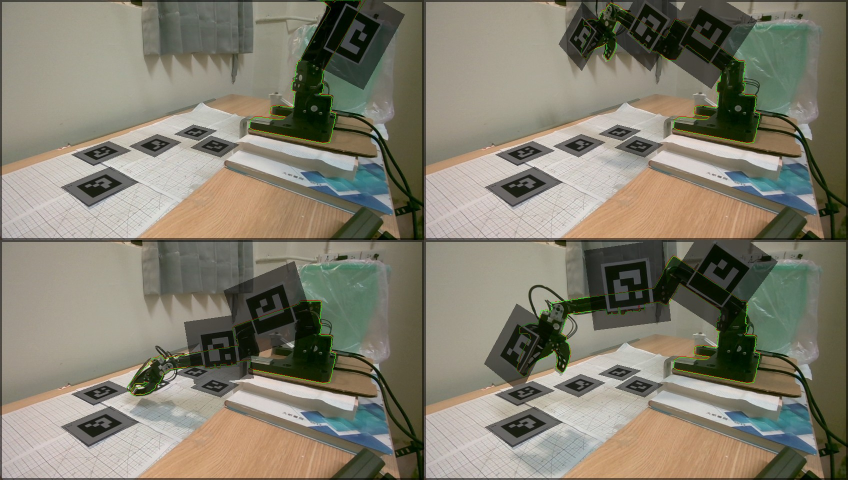
#> input picture calibration/2026-10-29_fl_markerless/camera_cad_overlays.jpg, 1696 x 960 px (shown at 1/2 size)
$ python edges2.py camera_cad_overlays.jpg camera_cad_overlays.jpg
#> lines starting #> are read from the running program, lines starting #| are printed output that depends on the picture
# Base plate edges, v2: bottom = FIRST black->brown transition below the plate (R channel), not the strongest gradient.
import sys, json, numpy as np
from PIL import Image
img, out = sys.argv[1], sys.argv[2]
a = np.asarray(Image.open(img).convert("RGB")).astype(float)
R = a[:, :, 0]; G = np.asarray(Image.open(img).convert("L")).astype(float)
#> after `R = a[:, :, 0]`:
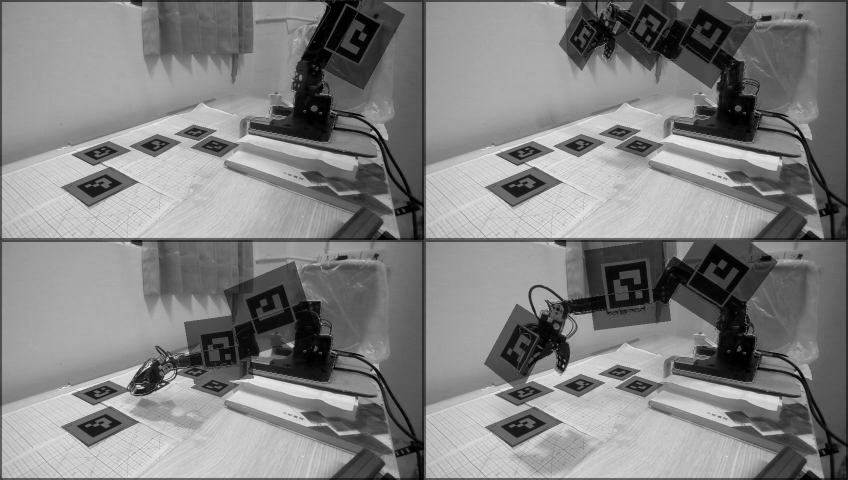
#> R: shape (960, 1696) float64 (shown at 1/2 size); min 0, max 255, mean 129.4
#> after `G = np.asarray(Image.open(img).convert('L')).astype(float)`:
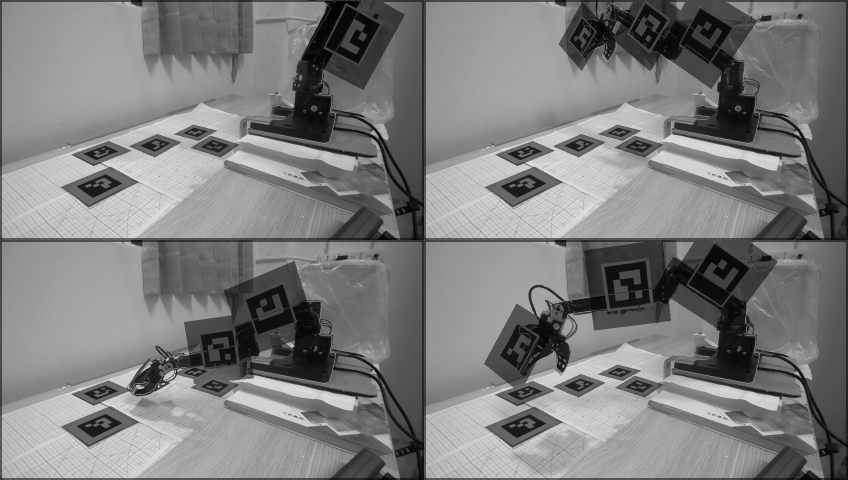
#> G: shape (960, 1696) float64 (shown at 1/2 size); min 0, max 240, mean 124.7
k = np.exp(-0.5*(np.arange(-3, 4)/1.0)**2); k /= k.sum()
bottom = []
for u in range(773, 829):
    p = np.convolve(R[300:365, u-1:u+2].mean(1), k, "same")
    start = 15                                   # v=315, inside the plate for every column used
    plate = np.median(p[start-8:start])
    for i in range(start, len(p)-1):
        thr = plate + 10.0
        if p[i] < thr <= p[i+1]:
            bottom.append((u, 300 + i + (thr - p[i])/(p[i+1]-p[i]))); break
#> this loop made 56 passes
#> plate on passes 1 to 12: 77.89, 82.64, 75.26, 53.45, 30.02, 14.19, 13.72, 11.85, 17.29, 28.5, 47.19, 65.31
#> after the loop, bottom = [(773, 344.7), (774, 348.3), (775, 349.6), (776, 349), (777, 349.2), (778, 349.6), (779, 351.3), (780, 315.4), (781, 317.7), (782, 320.2), (783, 323.3), (784, 326.3)]
left = []
for v in range(298, 318):
    p = np.convolve(G[v-1:v+2, 745:800].mean(0), k, "same")
    d = -np.gradient(p); i = int(np.argmax(d[3:-3])) + 3
    a_, b_, c_ = d[i-1], d[i], d[i+1]; off = 0.5*(a_-c_)/(a_-2*b_+c_)
    left.append((745 + i + off, v))
#> this loop made 20 passes
#> (i, a_, b_, c_, off) on passes 1 to 12: (15, 26.07, 41.43, 38.1, 0.322), (16, 36.24, 40.35, 25.35, -0.285), (16, 25.63, 36.88, 30.04, 0.122), (17, 29.95, 32.46, 19.3, -0.34), (17, 24.47, 33.95, 25.07, 0.0164), (17, 23, 35.68, 30.57, 0.213), (17, 22.72, 36.8, 34.88, 0.38), (18, 35.64, 37.62, 22.79, -0.382), (18, 31.84, 38.21, 27.54, -0.126), (18, 27.02, 37.37, 31.82, 0.151), (18, 22.99, 35.36, 34.54, 0.438), (19, 32.74, 35.84, 23.7, -0.297)
#> after the loop, left = [(760.3, 298), (760.7, 299), (761.1, 300), (761.7, 301), (762, 302), (762.2, 303), (762.4, 304), (762.6, 305), (762.9, 306), (763.2, 307), (763.4, 308), (763.7, 309), (763.9, 310), (764.2, 311), (764.5, 312), (764.8, 313), (765, 314), (765.2, 315), (765.6, 316), (765.8, 317)]
B = np.array(bottom); L = np.array(left)
#> after `B = np.array(bottom)`: B = [[773, 344.7], [774, 348.3], [775, 349.6], [776, 349], [777, 349.2], [778, 349.6], [779, 351.3], [780, 315.4], [781, 317.7], [782, 320.2], [783, 323.3], [784, 326.3]]
#> after `L = np.array(left)`: L = 20 rows, first 8: [760.3, 298], [760.7, 299], [761.1, 300], [761.7, 301], [762, 302], [762.2, 303], [762.4, 304], [762.6, 305]
best = None
for j in range(5, len(B)-5):
    rss = 0; lines = []
    for part in (B[:j+1], B[j:]):
        c = np.polyfit(part[:, 0], part[:, 1], 1); rss += ((np.polyval(c, part[:, 0])-part[:, 1])**2).sum(); lines.append(c)
    if best is None or rss < best[0]: best = (rss, lines)
#> this loop made 2 passes
#> (j, best) on passes 1 to 2: (5, (836.2, [[0.768, -247], [-4.33, 3707.6]])), (6, (730.5, [[0.792, -265.6], [-2.82, 2529.6]]))
rss, (l1, l2) = best
#> rss = 730.5; l1 = [0.792, -265.6]; l2 = [-2.82, 2529.6]
ub = (l2[1]-l1[1])/(l1[0]-l2[0]); vb = np.polyval(l1, ub)
#> after `ub = (l2[1] - l1[1]) / (l1[0] - l2[0])`: ub = 773.9
#> after `vb = np.polyval(l1, ub)`: vb = 347.2
c1 = np.polyfit(B[:, 0], B[:, 1], 1); rss1 = ((np.polyval(c1, B[:, 0])-B[:, 1])**2).sum()
#> after `c1 = np.polyfit(B[:, 0], B[:, 1], 1)`: c1 = [-3.11, 2755.8]
#> after `rss1 = ((np.polyval(c1, B[:, 0]) - B[:, 1]) ** 2).sum()`: rss1 = 1043.7
cl = np.polyfit(L[:, 1], L[:, 0], 1)   # u = f(v)
#> cl = [0.275, 678.7]
# front corner = left silhouette line x bottom segment A
vf = (l1[0]*cl[1] + l1[1]) / (1 - l1[0]*cl[0]); uf = np.polyval(cl, vf)
#> after `vf = (l1[0] * cl[1] + l1[1]) / (1 - l1[0] * cl[0])`: vf = 347.4
#> after `uf = np.polyval(cl, vf)`: uf = 774.2
print("bottom %d cols: 1-line RSS %.1f px^2, 2-line RSS %.1f px^2" % (len(B), rss1, rss))
#| bottom 12 cols: 1-line RSS 1043.7 px^2, 2-line RSS 730.5 px^2
print("  seg A slope %.3f, seg B slope %.3f, turning point (%.1f, %.1f)" % (l1[0], l2[0], ub, vb))
#|   seg A slope 0.792, seg B slope -2.820, turning point (773.9, 347.2)
print("  left silhouette u = %.4f*v + %.1f ; meets seg A at (%.1f, %.1f)" % (cl[0], cl[1], uf, vf))
#|   left silhouette u = 0.2750*v + 678.7 ; meets seg A at (774.2, 347.4)
print("  samples:", " ".join("%d:%.1f" % (u, v) for u, v in B[::5]))
#|   samples: 773:344.7 778:349.6 783:323.3
json.dump({"bottom": B.tolist(), "left": L.tolist(), "seg_a": l1.tolist(), "seg_b": l2.tolist(), "turn": [ub, vb], "front_corner": [uf, vf]}, open(out, "w"))
